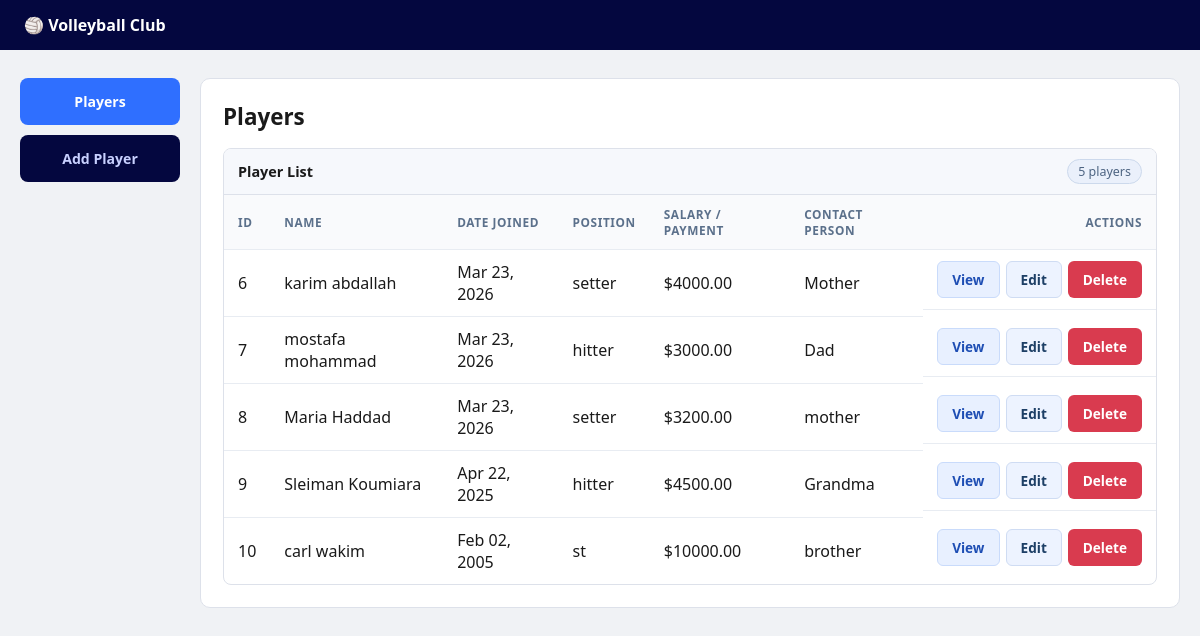
Screenshot of /players/ with the database file from the repository.
### players/models.py (models this page shows, shortened)
class Player(models.Model):
    name = models.CharField(max_length=100)
    dateJoined = models.DateField()
    position = models.CharField(max_length=50)
    salary_payment = models.DecimalField(max_digits=10, decimal_places=2)
    contactPerson = models.CharField(max_length=100)

### players/views.py (the view)
# urls.py: path('', views.player_list, name='player_list'),
def player_list(request):
    players = Player.objects.all().order_by('-dateJoined')
    return render(request, 'players/player_list.html', {'players': players})

### players/templates/players/player_list.html (shortened to what this page needs)
{% extends 'players/base.html' %}
{% block content %}
<section class="page-heading">
    <h1>Players</h1>
</section>
<div class="table-panel">
    <div class="table-toolbar">
        <p class="table-title">Player List</p>
        <span class="table-meta">{{ players|length }} player{{ players|length|pluralize }}</span>
    </div>
    <div class="table-wrapper">
        <table>
            <thead>
                <tr>
                    <th>ID</th>
                    <th>Name</th>
                    <th>Date Joined</th>
                    <th>Position</th>
                    <th>Salary / Payment</th>
                    <th>Contact Person</th>
                    <th class="actions-col">Actions</th>
                </tr>
            </thead>
            <tbody>
                {% for p in players %}
                <tr>
                    <td>{{ p.id }}</td>
                    <td>{{ p.name }}</td>
                    <td>{{ p.dateJoined|date:"M d, Y" }}</td>
                    <td>{{ p.position }}</td>
                    <td>${{ p.salary_payment|floatformat:2 }}</td>
                    <td>{{ p.contactPerson }}</td>
                    <td class="action-links">
                        <a href="{% url 'player_detail' p.id %}" class="btn btn-view">View</a>
                        <a href="{% url 'player_edit' p.id %}" class="btn btn-secondary">Edit</a>
                        <a href="{% url 'player_delete' p.id %}" class="btn btn-danger">Delete</a>
                    </td>
                </tr>
                {% endfor %}
            </tbody>
        </table>
    </div>
</div>
{% endblock %}

### players/templates/players/base.html (shortened to what this page needs)
{% load static %}
<!DOCTYPE html>
<html lang="en">
<head>
    <link rel="stylesheet" href="{% static 'players/style.css' %}">
</head>
<body>
    <header class="top-header">
        <span class="brand-text">🏐 Volleyball Club</span>
    </header>
    <div class="main-wrap">
        <div class="nav-cards">
            <a href="{% url 'player_list' %}"
               class="nav-card {% if request.resolver_match.url_name == 'player_list' or request.resolver_match.url_name == 'player_detail' or request.resolver_match.url_name == 'player_delete' or request.resolver_match.url_name == 'player_edit' %}active{% endif %}">
                Players
            </a>
            <a href="{% url 'player_add' %}"
               class="nav-card {% if request.resolver_match.url_name == 'player_add' %}active{% endif %}">
                Add Player
            </a>
        </div>
        <div class="content">
            <div class="card">
                {% block content %}{% endblock %}
            </div>
        </div>
    </div>
</body>
</html>

### players/static/players/style.css (style rules this page uses)
* { box-sizing: border-box; margin: 0; padding: 0; }
body { font-family: "Segoe UI", sans-serif; background: #f0f2f5; color: #1a1a1a; }
.top-header { background: #04073f; padding: 14px 24px; }
.brand-text { color: #fff; font-weight: 700; font-size: 1rem; }
.main-wrap { display: grid; grid-template-columns: 160px 1fr; gap: 20px; margin: 28px 20px; padding: 0; align-items: start; }
.nav-cards { display: flex; flex-direction: column; gap: 10px; }
.nav-card { display: block; padding: 14px 10px; text-align: center; background: #04073f; color: #c8d0ff; text-decoration: none; border-radius: 8px; font-size: 0.88rem; font-weight: 600; }
.nav-card.active { background: #2f6fff; color: #fff; }
.content { min-width: 0; }
.card { background: #fff; border: 1px solid #dde1ea; border-radius: 10px; padding: 22px; }
.page-heading { display: flex; justify-content: space-between; align-items: center; margin-bottom: 16px; }
h1 { font-size: 1.4rem; }
.btn { display: inline-block; padding: 8px 14px; border-radius: 6px; border: 1px solid transparent; font-size: 0.85rem; font-weight: 600; cursor: pointer; text-decoration: none; }
.btn-view { background: #e8f0ff; color: #1e4eb4; border-color: #c9dbfb; }
.btn-secondary { background: #edf3ff; color: #1d3f66; border-color: #cfdcf3; }
.btn-danger { background: #d93b4f; color: #fff; }
.table-panel { border: 1px solid #dde1ea; border-radius: 8px; overflow: hidden; }
.table-toolbar { display: flex; justify-content: space-between; align-items: center; padding: 10px 14px; background: #f6f8fc; border-bottom: 1px solid #dde1ea; }
.table-title { font-weight: 700; font-size: 0.9rem; }
.table-meta { font-size: 0.78rem; color: #4d6482; background: #eaf0fb; border: 1px solid #ccd9ec; border-radius: 999px; padding: 3px 10px; }
.table-wrapper { overflow-x: auto; }
table { width: 100%; border-collapse: collapse; }
th, td { text-align: left; padding: 11px 14px; border-bottom: 1px solid #e8ecf2; }
th { font-size: 0.74rem; text-transform: uppercase; letter-spacing: 0.05em; color: #5b708b; background: #f9fafc; }
tbody tr:last-child td { border-bottom: none; }
.actions-col { text-align: right; }
.action-links { display: flex; justify-content: flex-end; gap: 6px; }

### rows the page displays
Player: id "6", name "karim abdallah", dateJoined "Mar 23, 2026", position "setter", salary_payment "4000.00", contactPerson "Mother"
Player: id "7", name "mostafa mohammad", dateJoined "Mar 23, 2026", position "hitter", salary_payment "3000.00", contactPerson "Dad"
Player: id "8", name "Maria Haddad", dateJoined "Mar 23, 2026", position "setter", salary_payment "3200.00", contactPerson "mother"
Player: id "9", name "Sleiman Koumiara", dateJoined "Apr 22, 2025", position "hitter", salary_payment "4500.00", contactPerson "Grandma"
Player: id "10", name "carl wakim", dateJoined "Feb 02, 2005", position "st", salary_payment "10000.00", contactPerson "brother"

### other values shown
{{ players|length }} "5"
